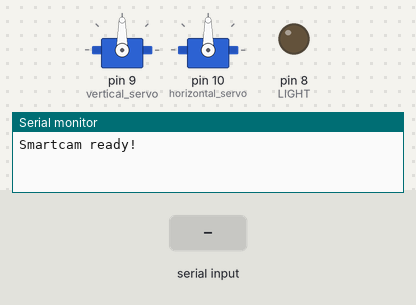
A sketch run on a simulated Arduino Uno, built with avr-gcc and run on an emulated ATmega328P. On the bench: 2 × servo, output pins drawn as LEDs (lit = HIGH), the last lines printed to the serial monitor. Inputs (shaded band) come from the test bench.

Above: at 2.4 s.
2.5 s: "Move down" received over Serial
At 3.2 s:
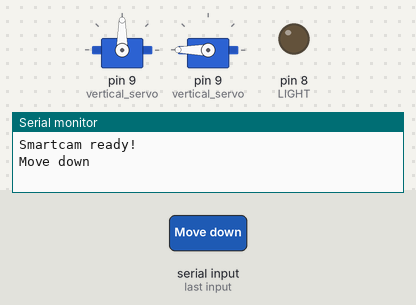
4.0 s: "Light ON" received over Serial
At 5.2 s:
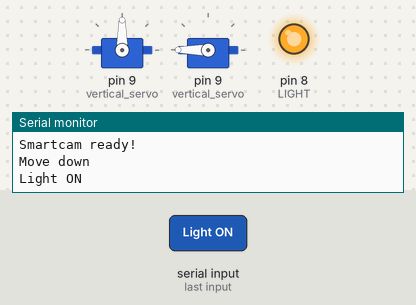
5.5 s: "Move up" received over Serial
At 6.0 s:
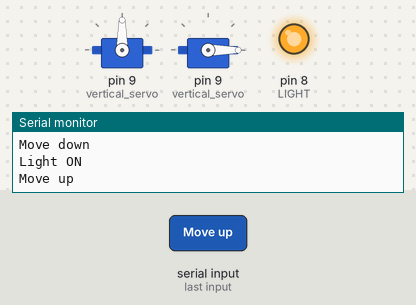
7.0 s: "Move left" received over Serial
At 7.8 s:
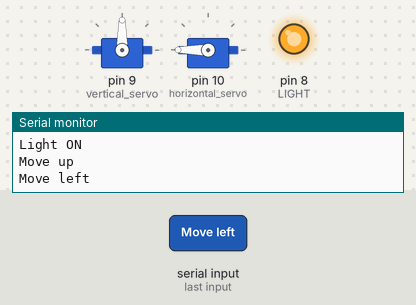
Timing chart, 0 to 9.6 s (numbered marks = the images above; inputs shaded):
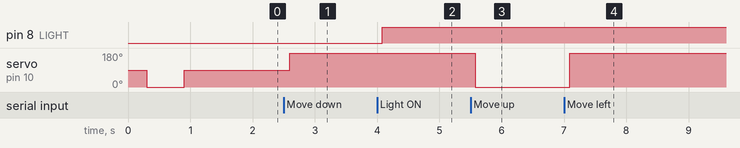

The sketch:

smartcam.ino
```cpp
#include <Servo.h>
#define LIGHT 8

Servo vertical_servo;
Servo horizontal_servo;
int ch = 0;
String val = "";

void setup() {
  Serial.begin(9600);
  vertical_servo.attach(9);
  horizontal_servo.attach(10);
  vertical_servo.write(0);
  delay(300);
  horizontal_servo.write(0);
  delay(300);
  vertical_servo.write(90);
  delay(300);
  horizontal_servo.write(90);
  delay(300);
  vertical_servo.detach();
  horizontal_servo.detach();
  pinMode(LIGHT, OUTPUT);
  digitalWrite(LIGHT, 0);
  Serial.println("Smartcam ready!");
}

void loop() {
  if (Serial.available()) {
    while (Serial.available()) {
      ch = Serial.read();
      val += char(ch);
      delay(10);
    }
  }

  if(val.indexOf("Move up") > -1) {
    moveVertical("up");
  }
  if(val.indexOf("Move down") > -1) {
    moveVertical("down");
  }
  if(val.indexOf("Move left") > -1) {
    moveHorizontal("left");
  }
  if(val.indexOf("Move right") > -1) {
    moveHorizontal("right");
  }
  if(val.indexOf("Light ON") > -1) {
    light(1);
  }
  if(val.indexOf("Light OFF") > -1) {
    light(0);
  } else {
      Serial.println(val);  //печатаем в монитор порта пришедшую строку
    }
val = "";
}

void moveHorizontal(String direction) {
  if (direction == "right") {
    horizontal_servo.attach(10);
    horizontal_servo.write(0);
    delay(30);
    horizontal_servo.detach();
  } else if (direction == "left") {
    horizontal_servo.attach(10);
    horizontal_servo.write(180);
    delay(30);
    horizontal_servo.detach();
  } else {
    //nothing
  }
}

void moveVertical(String direction) {
  if (direction == "up") {
    horizontal_servo.attach(9);
    horizontal_servo.write(0);
    delay(30);
    horizontal_servo.detach();
  } else if (direction == "down") {
    horizontal_servo.attach(9);
    horizontal_servo.write(180);
    delay(30);
    horizontal_servo.detach();
  } else {
    //nothing
  }
}

void light(int light_status) {
  if (light_status = 0) {
    digitalWrite(LIGHT, LOW);
  }
  if (light_status = 1) {
    digitalWrite(LIGHT, HIGH);
  }
}
```

Measured:
- after the input at 2.5 s, servo on pin 10 (horizontal_servo): 90° → 180° after 0.09 s
- after the input at 4.0 s, pin 8 (LIGHT): LOW → HIGH after 0.08 s
- after the input at 5.5 s, servo on pin 10 (horizontal_servo): 180° → 0° after 0.07 s
- after the input at 7.0 s, servo on pin 10 (horizontal_servo): 0° → 180° after 0.09 s
